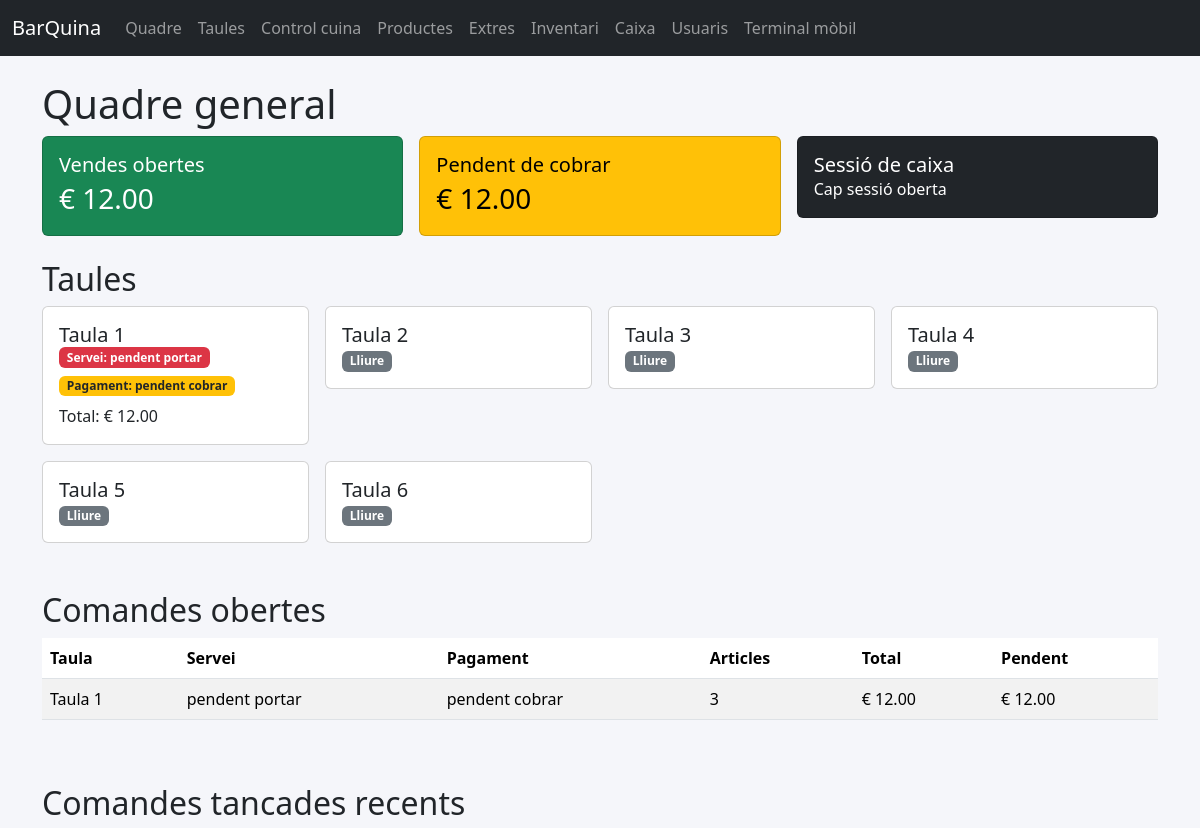
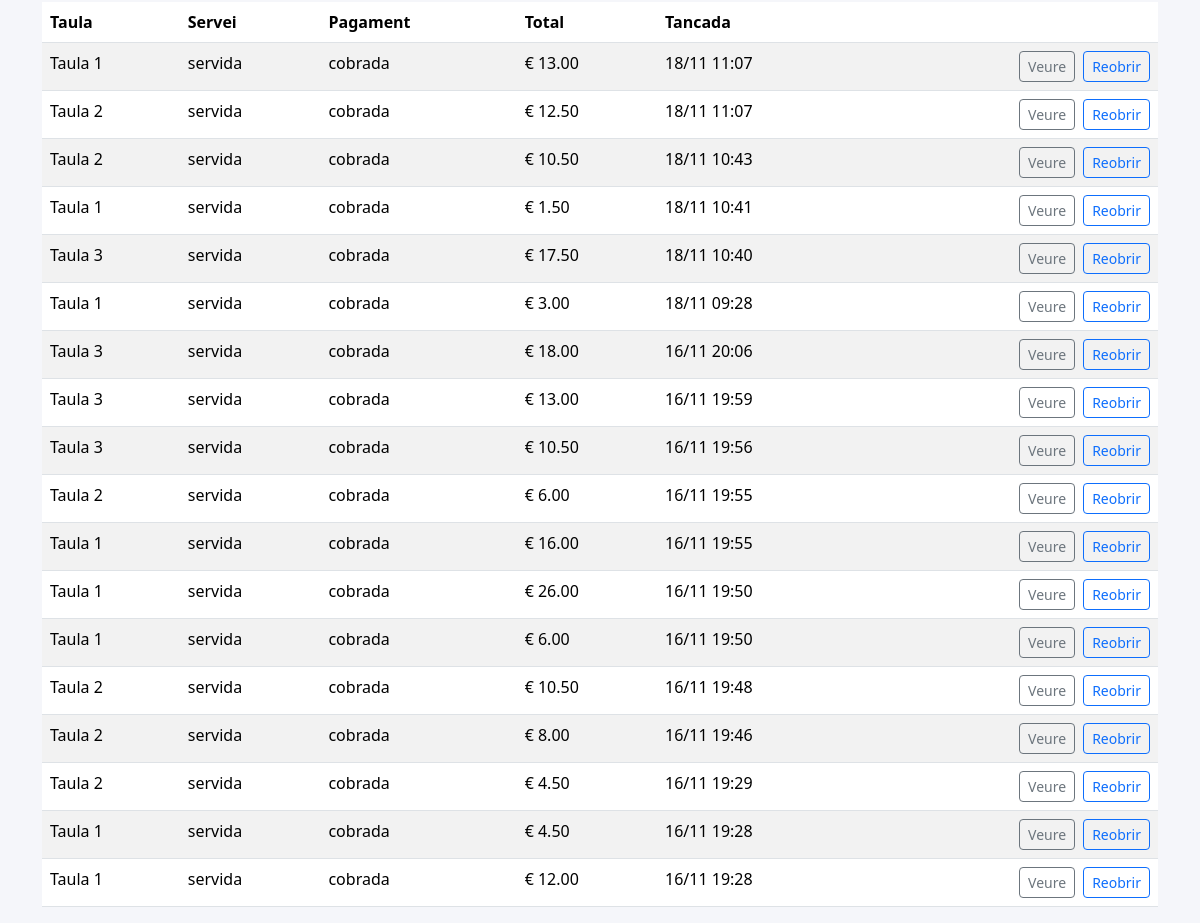
The page / on the database its author committed (2 pictures, top to bottom).
### app/models.py (models this page shows, shortened)
class Table(db.Model):
    __tablename__ = "tables"
    id = db.Column(db.Integer, primary_key=True)
    name = db.Column(db.String(50), unique=True, nullable=False)
    seats = db.Column(db.Integer, default=4)
    orders = db.relationship("Order", back_populates="table", cascade="all, delete-orphan")

class Order(db.Model):
    __tablename__ = "orders"
    id = db.Column(db.Integer, primary_key=True)
    table_id = db.Column(db.Integer, db.ForeignKey("tables.id"), nullable=False)
    created_by_id = db.Column(db.Integer, db.ForeignKey("staff_users.id"))
    status = db.Column(db.String(32), default=FulfillmentStatus.PENDING_DELIVERY.value, nullable=False)
    fulfillment_status = db.Column(
        db.Enum(FulfillmentStatus), default=FulfillmentStatus.PENDING_DELIVERY, nullable=False
    )
    payment_status = db.Column(db.Enum(PaymentStatus), default=PaymentStatus.PENDING_PAYMENT, nullable=False)
    notes = db.Column(db.Text)
    created_at = db.Column(db.DateTime, default=datetime.utcnow)
    updated_at = db.Column(db.DateTime, default=datetime.utcnow, onupdate=datetime.utcnow)
    table = db.relationship("Table", back_populates="orders")
    created_by = db.relationship("StaffUser", back_populates="orders")
    items = db.relationship("OrderItem", back_populates="order", cascade="all, delete-orphan")
    payments = db.relationship("Payment", back_populates="order", cascade="all, delete-orphan")
    def subtotal(self) -> float:
        return sum(item.line_total() for item in self.items)
    def paid_total(self) -> float:
        return sum(payment.amount for payment in self.payments)
    def outstanding_total(self) -> float:
        return max(self.subtotal() - self.paid_total(), 0.0)
    @property
    def is_closed(self) -> bool:
        return self.fulfillment_status == FulfillmentStatus.SERVED and self.payment_status == PaymentStatus.PAID

class OrderItem(db.Model):
    __tablename__ = "order_items"
    id = db.Column(db.Integer, primary_key=True)
    order_id = db.Column(db.Integer, db.ForeignKey("orders.id"), nullable=False)
    product_id = db.Column(db.Integer, db.ForeignKey("products.id"), nullable=False)
    quantity = db.Column(db.Integer, default=1)
    unit_price = db.Column(db.Float, nullable=False)
    status = db.Column(db.Enum(OrderItemStatus), default=OrderItemStatus.PENDING, nullable=False)
    notes = db.Column(db.String(120))
    order = db.relationship("Order", back_populates="items")
    product = db.relationship("Product", back_populates="order_items")
    payment_links = db.relationship("PaymentItem", back_populates="order_item", cascade="all, delete-orphan")
    extras = db.relationship("OrderItemExtra", back_populates="order_item", cascade="all, delete-orphan")
    def line_total(self) -> float:
        base_total = self.quantity * self.unit_price
        extras_total = sum(extra.price_delta * extra.quantity for extra in self.extras)
        return round(base_total + extras_total, 2)

class OrderItemExtra(db.Model):
    __tablename__ = "order_item_extras"
    id = db.Column(db.Integer, primary_key=True)
    order_item_id = db.Column(db.Integer, db.ForeignKey("order_items.id"), nullable=False)
    extra_id = db.Column(db.Integer, db.ForeignKey("extras.id", ondelete="SET NULL"))
    label = db.Column(db.String(80), nullable=False)
    price_delta = db.Column(db.Float, nullable=False)
    quantity = db.Column(db.Integer, nullable=False, default=1)
    order_item = db.relationship("OrderItem", back_populates="extras")
    extra = db.relationship("Extra")

### app/blueprints/dashboard/routes.py (the view)
@bp.route("/")
def home():
    tables = Table.query.order_by(Table.name).all()
    open_orders = (
        Order.query.filter(
            or_(
                Order.fulfillment_status != FulfillmentStatus.SERVED,
                Order.payment_status != PaymentStatus.PAID,
            )
        )
        .order_by(Order.created_at.desc())
        .all()
    )
    closed_orders = (
        Order.query.filter(
            and_(
                Order.fulfillment_status == FulfillmentStatus.SERVED,
                Order.payment_status == PaymentStatus.PAID,
            )
        )
        .order_by(Order.updated_at.desc())
        .limit(20)
        .all()
    )
    active_session = CashSession.query.filter_by(is_open=True).order_by(CashSession.id.desc()).first()
    totals = {
        "sales": sum(order.subtotal() for order in open_orders),
        "pending": sum(order.outstanding_total() for order in open_orders),
    }
    return render_template(
        "dashboard.html",
        tables=tables,
        open_orders=open_orders,
        active_session=active_session,
        closed_orders=closed_orders,
        totals=totals,
        fulfillment_status_enum=FulfillmentStatus,
        payment_status_enum=PaymentStatus,
    )

### app/models.py (called while the page is built)
    @property
    def label(self) -> str:
        return self.value.replace("_", " ")

    @property
    def label(self) -> str:
        return self.value.replace("_", " ")

### app/templates/dashboard.html (shortened to what this page needs)
{% extends "base.html" %}
{% block content %}
<h1>Quadre general</h1>
<div class="row g-3 mb-4">
    <div class="col-md-4">
        <div class="card text-bg-success">
            <div class="card-body">
                <h5 class="card-title">Vendes obertes</h5>
                <p class="card-text fs-3">€ {{ '%.2f'|format(totals.sales) }}</p>
            </div>
        </div>
    </div>
    <div class="col-md-4">
        <div class="card text-bg-warning">
            <div class="card-body">
                <h5 class="card-title">Pendent de cobrar</h5>
                <p class="card-text fs-3">€ {{ '%.2f'|format(totals.pending) }}</p>
            </div>
        </div>
    </div>
    <div class="col-md-4">
        <div class="card text-bg-dark">
            <div class="card-body">
                <h5 class="card-title">Sessió de caixa</h5>
                {% if active_session %}
                    <p class="card-text">Oberta des de {{ active_session.opened_at.strftime('%H:%M') }}</p>
                {% else %}
                    <p class="card-text">Cap sessió oberta</p>
                {% endif %}
            </div>
        </div>
    </div>
</div>
<h2>Taules</h2>
<div class="row g-3">
    {% for table in tables %}
    <div class="col-sm-6 col-md-4 col-lg-3">
        <a class="card text-decoration-none" href="{{ url_for('orders.table_detail', table_id=table.id) }}">
            <div class="card-body">
                <h5>{{ table.name }}</h5>
                {% set active_orders = table.orders|rejectattr('is_closed')|list %}
                {% set order = active_orders[-1] if active_orders else None %}
                {% if order %}
                    <div class="d-flex flex-wrap gap-2 mb-2">
                        <span class="badge {% if order.fulfillment_status == fulfillment_status_enum.SERVED %}bg-success{% else %}bg-danger{% endif %}">
                            Servei: {{ order.fulfillment_status.label }}
                        </span>
                        <span class="badge {% if order.payment_status == payment_status_enum.PAID %}bg-success{% else %}bg-warning text-dark{% endif %}">
                            Pagament: {{ order.payment_status.label }}
                        </span>
                    </div>
                    <p class="mb-0">Total: € {{ '%.2f'|format(order.subtotal()) }}</p>
                {% else %}
                    <span class="badge bg-secondary">Lliure</span>
                {% endif %}
            </div>
        </a>
    </div>
    {% endfor %}
</div>
<h2 class="mt-5">Comandes obertes</h2>
<div class="table-responsive">
<table class="table table-striped table-clickable">
    <thead>
        <tr>
            <th>Taula</th>
            <th>Servei</th>
            <th>Pagament</th>
            <th>Articles</th>
            <th>Total</th>
            <th>Pendent</th>
        </tr>
    </thead>
    <tbody>
        {% for order in open_orders %}
        {% set delivered = order.fulfillment_status == fulfillment_status_enum.SERVED %}
        {% set row_class = 'order-row-served' if delivered else 'order-row-pending' %}
        <tr class="js-order-row {{ row_class }}" data-href="{{ url_for('orders.table_detail', table_id=order.table_id, order_id=order.id) }}" role="button" tabindex="0">
            <td>{{ order.table.name }}</td>
            <td>{{ order.fulfillment_status.label }}</td>
            <td>{{ order.payment_status.label }}</td>
            <td>{{ order.items|length }}</td>
            <td>€ {{ '%.2f'|format(order.subtotal()) }}</td>
            <td>€ {{ '%.2f'|format(order.outstanding_total()) }}</td>
        </tr>
        {% endfor %}
    </tbody>
</table>
</div>
<h2 class="mt-5">Comandes tancades recents</h2>
<div class="table-responsive">
<table class="table table-striped">
    <thead>
        <tr>
            <th>Taula</th>
            <th>Servei</th>
            <th>Pagament</th>
            <th>Total</th>
            <th>Tancada</th>
            <th></th>
        </tr>
    </thead>
    <tbody>
        {% for order in closed_orders %}
        <tr>
            <td>{{ order.table.name }}</td>
            <td>{{ order.fulfillment_status.label }}</td>
            <td>{{ order.payment_status.label }}</td>
            <td>€ {{ '%.2f'|format(order.subtotal()) }}</td>
            <td>{{ order.updated_at.strftime('%d/%m %H:%M') if order.updated_at else '-' }}</td>
            <td class="text-end">
                <div class="d-flex gap-2 justify-content-end">
                    <a class="btn btn-sm btn-outline-secondary" href="{{ url_for('orders.table_detail', table_id=order.table_id, order_id=order.id) }}">Veure</a>
                    <form method="post" action="{{ url_for('orders.update_order_status', order_id=order.id) }}">
                        <button class="btn btn-sm btn-outline-primary" type="submit">Reobrir</button>
                    </form>
                </div>
            </td>
        </tr>
        {% else %}
        <tr><td colspan="6" class="text-center text-muted">No hi ha comandes tancades recents.</td></tr>
        {% endfor %}
    </tbody>
</table>
</div>
{% endblock %}

### app/static/css/app.css (style rules this page uses)
body { background-color: #f5f6fa; }
.card h5 { margin-bottom: 0; }
.table-clickable tbody tr { cursor: pointer; }
.order-row-pending { background-color: #fbe2e2 !important; }

### rows shown on the page
Table: name "Taula 1"
Order: fulfillment_status.label "pendent portar", payment_status.label "pendent cobrar", table.name "Taula 1", items|length "3"
OrderItem: subtotal "12.00", outstanding_total "12.00"
Table: name "Taula 2", shows "Lliure"
Table: name "Taula 3", shows "Lliure"
Table: name "Taula 4", shows "Lliure"
Table: name "Taula 5", shows "Lliure"
Table: name "Taula 6", shows "Lliure"
Order: table.name "Taula 1", fulfillment_status.label "servida", payment_status.label "cobrada", updated_at "18/11 11:07"
OrderItem: subtotal "13.00"
Order: table.name "Taula 2", fulfillment_status.label "servida", payment_status.label "cobrada", updated_at "18/11 11:07"
OrderItem: subtotal "12.50"
Order: table.name "Taula 2", fulfillment_status.label "servida", payment_status.label "cobrada", updated_at "18/11 10:43"
OrderItem: subtotal "10.50"
Order: table.name "Taula 1", fulfillment_status.label "servida", payment_status.label "cobrada", updated_at "18/11 10:41"
OrderItem: subtotal "1.50"
Order: table.name "Taula 3", fulfillment_status.label "servida", payment_status.label "cobrada", updated_at "18/11 10:40"
OrderItem: subtotal "17.50"
Order: table.name "Taula 1", fulfillment_status.label "servida", payment_status.label "cobrada", updated_at "18/11 09:28"
OrderItem: subtotal "3.00"
Order: table.name "Taula 3", fulfillment_status.label "servida", payment_status.label "cobrada", updated_at "16/11 20:06"
OrderItem: subtotal "18.00"
Order: table.name "Taula 3", fulfillment_status.label "servida", payment_status.label "cobrada", updated_at "16/11 19:59"
OrderItem: subtotal "13.00"
Order: table.name "Taula 3", fulfillment_status.label "servida", payment_status.label "cobrada", updated_at "16/11 19:56"
OrderItem: subtotal "10.50"
Order: table.name "Taula 2", fulfillment_status.label "servida", payment_status.label "cobrada", updated_at "16/11 19:55"
OrderItem: subtotal "6.00"
Order: table.name "Taula 1", fulfillment_status.label "servida", payment_status.label "cobrada", updated_at "16/11 19:55"
OrderItem: subtotal "16.00"
Order: table.name "Taula 1", fulfillment_status.label "servida", payment_status.label "cobrada", updated_at "16/11 19:50"
OrderItem: subtotal "26.00"
Order: table.name "Taula 1", fulfillment_status.label "servida", payment_status.label "cobrada", updated_at "16/11 19:50"
OrderItem: subtotal "6.00"
Order: table.name "Taula 2", fulfillment_status.label "servida", payment_status.label "cobrada", updated_at "16/11 19:48"
OrderItem: subtotal "10.50"
Order: table.name "Taula 2", fulfillment_status.label "servida", payment_status.label "cobrada", updated_at "16/11 19:46"
OrderItem: subtotal "8.00"
Order: table.name "Taula 2", fulfillment_status.label "servida", payment_status.label "cobrada", updated_at "16/11 19:29"
OrderItem: subtotal "4.50"
Order: table.name "Taula 1", fulfillment_status.label "servida", payment_status.label "cobrada", updated_at "16/11 19:28"
OrderItem: subtotal "4.50"
Order: table.name "Taula 1", fulfillment_status.label "servida", payment_status.label "cobrada", updated_at "16/11 19:28"
OrderItem: subtotal "12.00"

### other values the page prints
{{ '%.2f'|format(totals.sales) }} "12.00"
{{ '%.2f'|format(totals.pending) }} "12.00"
